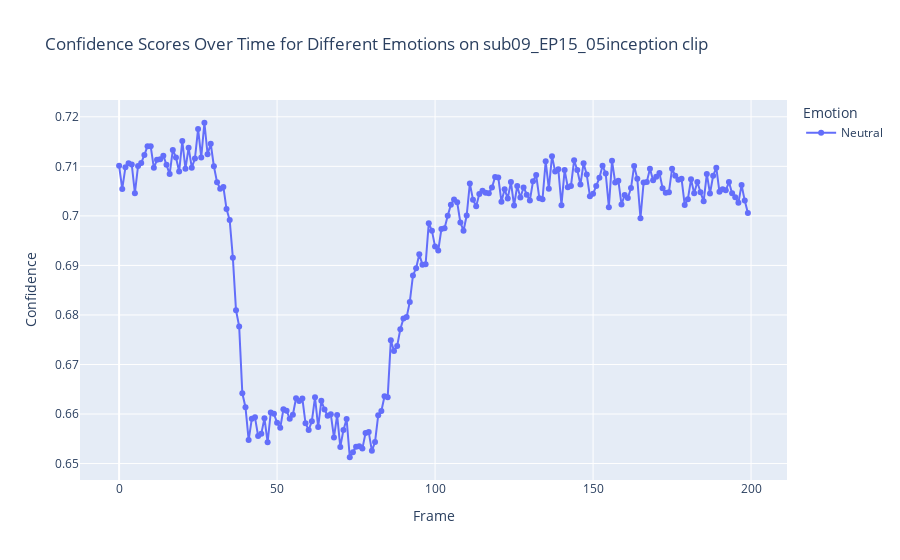

Notebook source saved alongside this figure:
### Code cell
plot_predictions(df, 'sub09_EP15_05inception')

### Figure 1 — Plotly figure (JSON) as saved in the notebook; plotly's stock layout.template omitted (floating-point values rounded to 4 significant figures; data arrays with more than 128 entries replaced by an {"elided": "..."} marker saying what was removed)
{"data": [{"hovertemplate": "Emotion=Neutral<br>Frame=%{x}<br>Confidence=%{y}<extra></extra>", "legendgroup": "Neutral", "line": {"color": "#636efa", "dash": "solid"}, "marker": {"symbol": "circle"}, "mode": "lines+markers", "name": "Neutral", "orientation": "v", "showlegend": true, "type": "scatter", "x": {"elided": "200 int values"}, "xaxis": "x", "y": {"elided": "200 float values"}, "yaxis": "y"}], "layout": {"legend": {"title": {"text": "Emotion"}, "tracegroupgap": 0}, "title": {"text": "Confidence Scores Over Time for Different Emotions on sub09_EP15_05inception clip"}, "xaxis": {"anchor": "y", "domain": [0, 1], "title": {"text": "Frame"}}, "yaxis": {"anchor": "x", "domain": [0, 1], "title": {"text": "Confidence"}}}}
